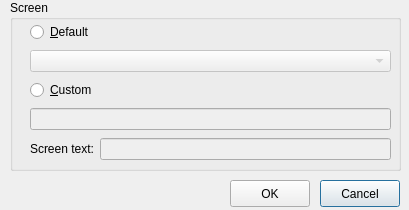
<ui version="4.0" >
 <class>ScreenInputDialog</class>
 <widget class="QDialog" name="ScreenInputDialog" >
  <property name="geometry" >
   <rect>
    <x>0</x>
    <y>0</y>
    <width>409</width>
    <height>210</height>
   </rect>
  </property>
  <property name="sizePolicy" >
   <sizepolicy>
    <hsizetype>0</hsizetype>
    <vsizetype>0</vsizetype>
    <horstretch>0</horstretch>
    <verstretch>0</verstretch>
   </sizepolicy>
  </property>
  <property name="windowTitle" >
   <string>Add a Screen</string>
  </property>
  <widget class="QPushButton" name="btnCancel" >
   <property name="geometry" >
    <rect>
     <x>320</x>
     <y>180</y>
     <width>80</width>
     <height>27</height>
    </rect>
   </property>
   <property name="text" >
    <string>Cancel</string>
   </property>
  </widget>
  <widget class="QPushButton" name="btnOK" >
   <property name="geometry" >
    <rect>
     <x>230</x>
     <y>180</y>
     <width>80</width>
     <height>27</height>
    </rect>
   </property>
   <property name="text" >
    <string>OK</string>
   </property>
  </widget>
  <widget class="QGroupBox" name="groupBox" >
   <property name="geometry" >
    <rect>
     <x>10</x>
     <y>0</y>
     <width>391</width>
     <height>171</height>
    </rect>
   </property>
   <property name="title" >
    <string>Screen</string>
   </property>
   <widget class="QWidget" name="layoutWidget" >
    <property name="geometry" >
     <rect>
      <x>20</x>
      <y>20</y>
      <width>361</width>
      <height>146</height>
     </rect>
    </property>
    <layout class="QGridLayout" >
     <property name="margin" >
      <number>0</number>
     </property>
     <property name="spacing" >
      <number>6</number>
     </property>
     <item row="3" column="0" >
      <widget class="QLineEdit" name="cScreenBox" >
       <property name="enabled" >
        <bool>false</bool>
       </property>
      </widget>
     </item>
     <item row="0" column="0" >
      <widget class="QRadioButton" name="rDefault" >
       <property name="text" >
        <string>&amp;Default</string>
       </property>
      </widget>
     </item>
     <item row="1" column="0" >
      <widget class="QComboBox" name="dScreenBox" >
       <property name="enabled" >
        <bool>false</bool>
       </property>
      </widget>
     </item>
     <item row="2" column="0" >
      <widget class="QRadioButton" name="rCustom" >
       <property name="text" >
        <string>&amp;Custom</string>
       </property>
      </widget>
     </item>
     <item row="4" column="0" >
      <layout class="QHBoxLayout" >
       <property name="margin" >
        <number>0</number>
       </property>
       <property name="spacing" >
        <number>6</number>
       </property>
       <item>
        <widget class="QLabel" name="label" >
         <property name="text" >
          <string>Screen text:</string>
         </property>
        </widget>
       </item>
       <item>
        <widget class="QLineEdit" name="screenText" >
         <property name="enabled" >
          <bool>false</bool>
         </property>
        </widget>
       </item>
      </layout>
     </item>
    </layout>
   </widget>
  </widget>
 </widget>
 <resources/>
 <connections/>
</ui>
